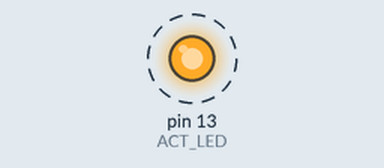
Bench run of a sketch on a simulated Arduino Uno, built with avr-gcc and run on an emulated ATmega328P. Parts: output pins drawn as LEDs (lit = HIGH). Dashed ring = blinking.

Above: at 0.5 s.
Timing chart, 0 to 4.6 s (numbered marks = the images above):
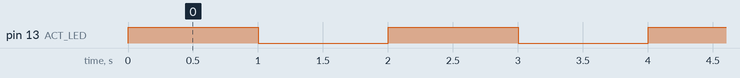

The sketch:

BLIST_One_Pro_Blink.ino
```cpp
//defines ACT_LED as pin 13
#define ACT_LED    13

//function ran once on startup
void setup()
{
  //sets up ACT_LED (Pin D13) as an output
  pinMode(ACT_LED, OUTPUT);
}

//forever loop
void loop()
{
  //turns the led OFF
  digitalWrite(ACT_LED, HIGH);
  // waits 1 second
  delay(1000);
  //turns the led ON
  digitalWrite(ACT_LED, LOW);
  delay(1000);
  // wait one second
}
```

Measured:
- by itself, pin 13 (ACT_LED): alternates HIGH for 1.0 s and LOW for 1.0 s
